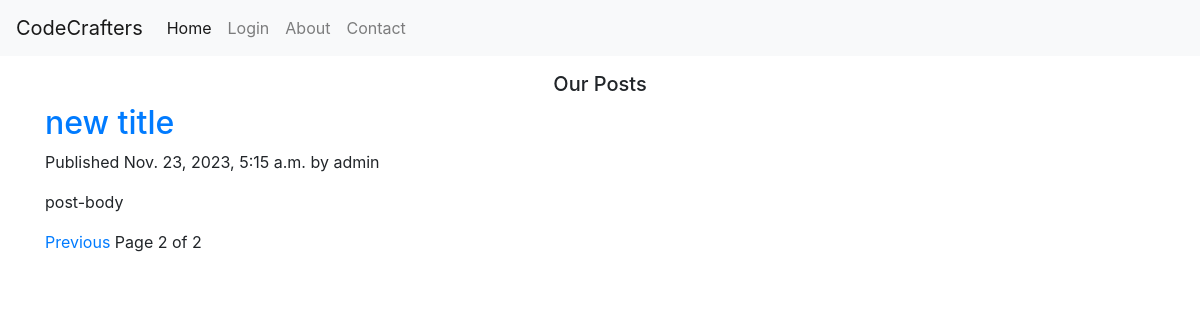
Screenshot of /?page=2 with the database file from the repository.
### blog/models.py (models this page shows, shortened)
class Post(models.Model):
  STATUS_CHOICES = (
        ('draft', 'Draft'),
        ('published', 'Published'),
    )
  title = models.CharField(max_length=250)
  slug = models.SlugField(max_length=250,
                            unique_for_date='publish')
  author = models.ForeignKey(User,
                              on_delete=models.CASCADE,
                              related_name='blog_posts')
  body = models.TextField()
  publish = models.DateTimeField(default=timezone.now)
  created = models.DateTimeField(auto_now_add=True)
  updated = models.DateTimeField(auto_now=True)
  status = models.CharField(max_length=10,
                              choices=STATUS_CHOICES,
                              default='draft')
  objects=models.Manager()
  published=PublishedManager()
  class Meta:
    ordering = ('-publish',)
  def get_absolute_url(self):
    return reverse('blog:post_detail',args=[self.publish.year,self.publish.month,self.publish.day,self.slug])

### blog/views.py (the view)
# urls.py: path('', views.post_list, name='post_list'),
def post_list(request):
  object_list=Post.published.all()
  paginator=Paginator(object_list,3)
  page=request.GET.get('page');
  try:
    posts=paginator.page(page)
  except PageNotAnInteger:
    posts=paginator.page(1)
  except EmptyPage:
    posts=paginator.page(paginator.num_pages)
  return render(request,'blog/post/list.html',{'page':page,'posts':posts})

### blog/models.py (called while the page is built)
  def get_queryset(self):
    return super(PublishedManager,self).get_queryset()\
    .filter(status='published')

### blog/templates/blog/post/list.html (shortened to what this page needs)
{% extends "blog/base.html" %}
{% block content %}
  <h5 class="text-center mt-3">Our Posts</h5>
  {% for post in posts %}
    <h2>
      <a href="{{ post.get_absolute_url }}">
        {{ post.title }}
      </a>
    </h2>
    <p class="date">
      Published {{ post.publish }} by {{ post.author }}
    </p>
    {{ post.body|truncatewords:30|linebreaks }}
  {% endfor %}
{% include "blog/post/pagination.html" with page=posts %}
{% endblock %}

### rows the page displays
Post: title "new title", publish "Nov. 23, 2023, 5:15 a.m.", author "admin", body "post-body"

### other values shown
{{ page.number }} "2"
{{ page.paginator.num_pages }} "2"
